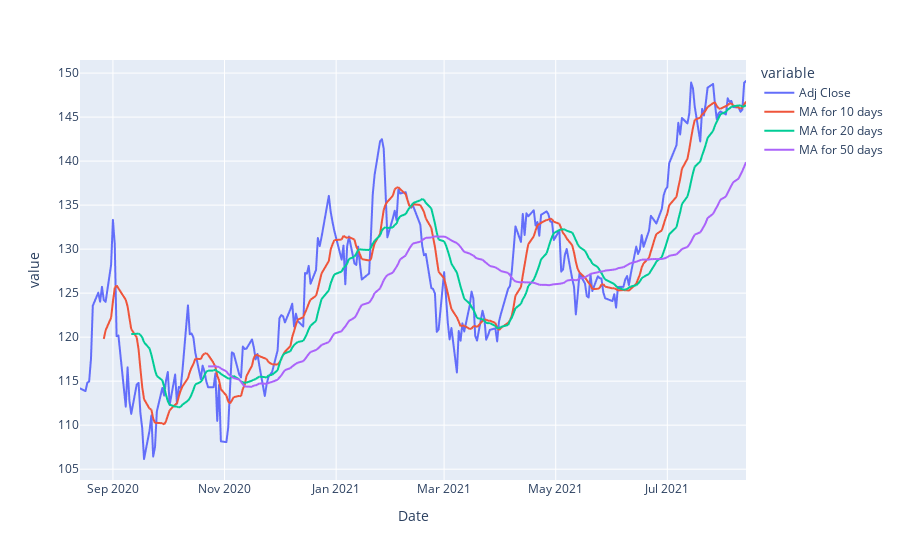

Notebook code for this chart:
### Code cell
#AAPL[["Adj Close", "MA for 10 days", 
     #"MA for 20 days", "MA for 50 days"]].plot(subplots=False, figsize=(10,4))
px.line(AAPL[["Adj Close", "MA for 10 days", 
     "MA for 20 days", "MA for 50 days"]])

### Figure 1 — Plotly figure (JSON) as saved in the notebook; plotly's stock layout.template omitted (floating-point values rounded to 4 significant figures; data arrays with more than 128 entries replaced by an {"elided": "..."} marker saying what was removed)
{"data": [{"hovertemplate": "variable=Adj Close<br>Date=%{x}<br>value=%{y}<extra></extra>", "legendgroup": "Adj Close", "line": {"color": "#636efa", "dash": "solid"}, "mode": "lines", "name": "Adj Close", "showlegend": true, "type": "scattergl", "x": {"elided": "252 str values"}, "xaxis": "x", "y": {"elided": "252 float values"}, "yaxis": "y"}, {"hovertemplate": "variable=MA for 10 days<br>Date=%{x}<br>value=%{y}<extra></extra>", "legendgroup": "MA for 10 days", "line": {"color": "#EF553B", "dash": "solid"}, "mode": "lines", "name": "MA for 10 days", "showlegend": true, "type": "scattergl", "x": {"elided": "252 str values"}, "xaxis": "x", "y": {"elided": "252 float values"}, "yaxis": "y"}, {"hovertemplate": "variable=MA for 20 days<br>Date=%{x}<br>value=%{y}<extra></extra>", "legendgroup": "MA for 20 days", "line": {"color": "#00cc96", "dash": "solid"}, "mode": "lines", "name": "MA for 20 days", "showlegend": true, "type": "scattergl", "x": {"elided": "252 str values"}, "xaxis": "x", "y": {"elided": "252 float values"}, "yaxis": "y"}, {"hovertemplate": "variable=MA for 50 days<br>Date=%{x}<br>value=%{y}<extra></extra>", "legendgroup": "MA for 50 days", "line": {"color": "#ab63fa", "dash": "solid"}, "mode": "lines", "name": "MA for 50 days", "showlegend": true, "type": "scattergl", "x": {"elided": "252 str values"}, "xaxis": "x", "y": {"elided": "252 float values"}, "yaxis": "y"}], "layout": {"legend": {"title": {"text": "variable"}, "tracegroupgap": 0}, "margin": {"t": 60}, "xaxis": {"anchor": "y", "domain": [0, 1], "title": {"text": "Date"}}, "yaxis": {"anchor": "x", "domain": [0, 1], "title": {"text": "value"}}}}
